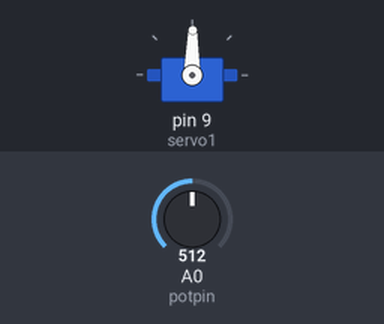
Bench run of a sketch on a simulated Arduino Uno, built with avr-gcc and run on an emulated ATmega328P. Parts: servo. The test bench sets the inputs (shaded band); at power-on: A0 (potpin) = 512.

Above: at 1.8 s.
1.9 s: A0 (potpin) set to 716
At 2.3 s:
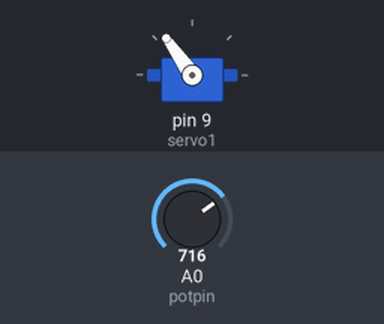
3.5 s: A0 (potpin) set to 900
At 5.0 s:
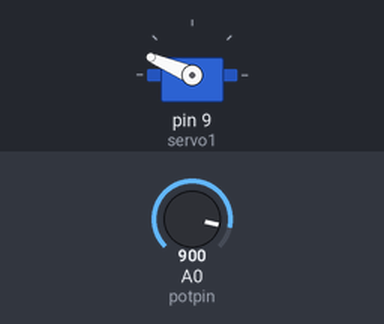
5.5 s: A0 (potpin) set to 1023
At 6.5 s:
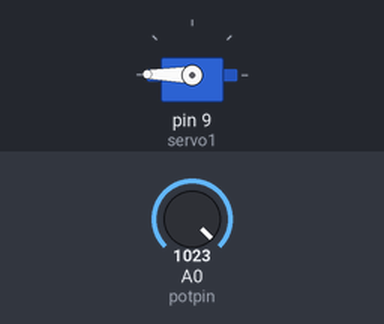
7.5 s: A0 (potpin) set to 306
At 9.2 s:
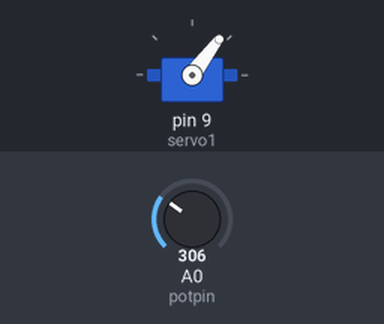
9.5 s: A0 (potpin) set to 122
At 10.9 s:
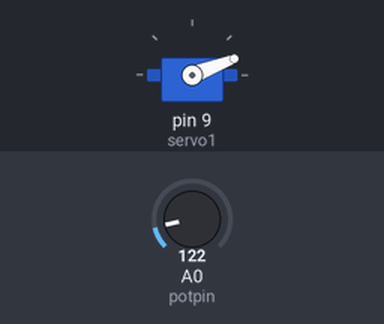
11.5 s: A0 (potpin) set to 511
At 12.4 s:
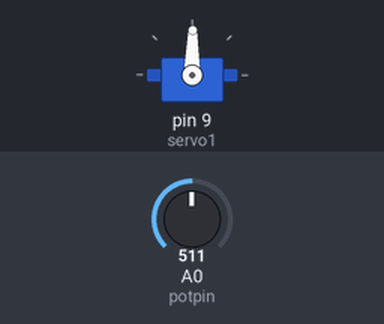
Timing chart, 0 to 14.5 s (numbered marks = the images above; inputs shaded):
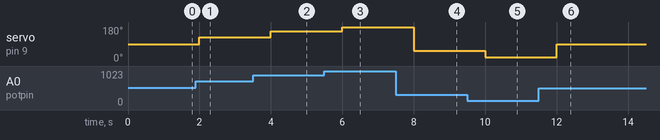

The sketch:

TalkingSkullMeasure.ino
```cpp
/* TalkingSkullMeasure
 * Nov 30 2014
 * Uses potentiometer to measure exact degrees of servo
 * Based on "Knob" from Arduino by Michal Rinott
 * http://arduino.cc/en/Tutorial/Knob
 */

 #include <Servo.h>

 Servo servo1; //3 servos will be used for the skull, but only need one to measure at a time

 int potpin = 0;  //analog pin used to connect the potentiometer
 int val;    //variable to read the value from the analog pin

 void setup()
 {
   servo1.attach(9);  //attaches servo to 9th pin
 }

 void loop()
 {
   val = analogRead(potpin);            // reads the value of the potentiometer (value between 0 and 1023)
   val = map(val, 0, 1023, 0, 179);     // scale it to use it with the servo (value between 0 and 180)
   servo1.write(val);                  // sets the servo position according to the scaled value
   delay(1000);                           // waits for the servo to move and so not constantly printing value
   Serial.println(servo1.read());
 }
```

Measured:
- after the input at 1.9 s, servo on pin 9 (servo1): 89° → 125° after 0.10 s
- after the input at 3.5 s, servo on pin 9 (servo1): 125° → 157° after 0.50 s
- after the input at 5.5 s, servo on pin 9 (servo1): 157° → 179° after 0.50 s
- after the input at 7.5 s, servo on pin 9 (servo1): 179° → 53° after 0.50 s
- after the input at 9.5 s, servo on pin 9 (servo1): 53° → 21° after 0.50 s
- after the input at 11.5 s, servo on pin 9 (servo1): 21° → 89° after 0.51 s
